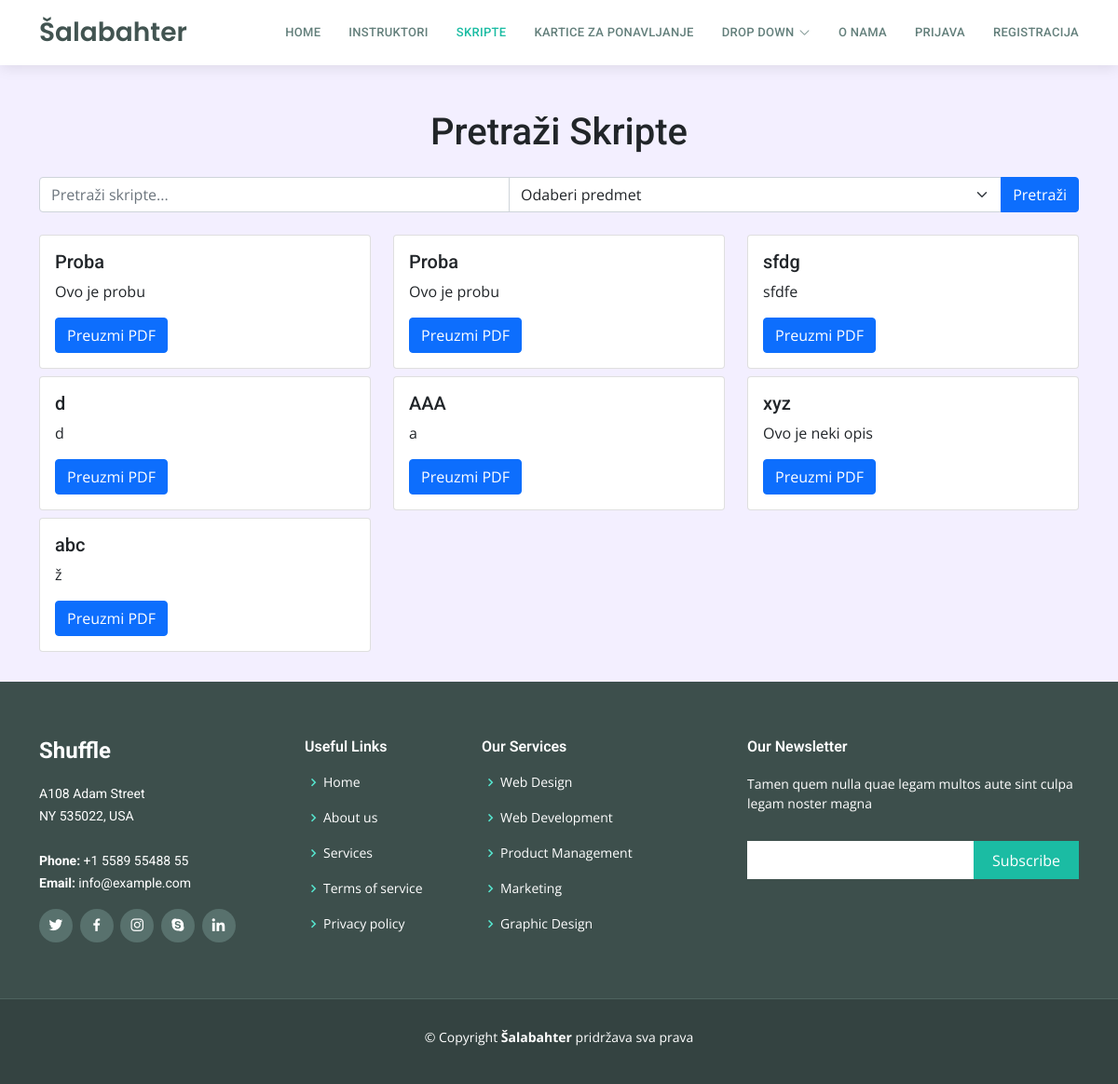
The app's page /skripta.php with its own data.
### tables this page shows
CREATE TABLE `skripte` (
  `skripta_id` int(11) NOT NULL,
  `predmet_id` int(11) NOT NULL,
  `naziv_skripte` varchar(255) NOT NULL,
  `opis_skripte` varchar(255) NOT NULL,
  `broj_preuzimanja` int(11) NOT NULL,
  `datum_kreiranja` date NOT NULL,
  `skripta_putanja` varchar(255) NOT NULL,
  `korisnik_id` int(11) NOT NULL
);

### skripta.php (the view, shortened to what this page needs)
<?php
$con = require "includes/connection/spajanje.php";
$trenutnaStranica = "skripte";
$putanjaDoPocetna ='index.php';
$putanjaDoInstruktora ='instruktori.php';
$pathToLogin="account/login.php";
$pathToRegister="account/register.php";
?>
<!DOCTYPE html>
<html lang="en">
<head>
    <?php include 'assets/css/stiliranje.php'; ?>
</head>
<body>
<?php include 'includes/header.php'; ?>
<div class="container mt-5 mb-4">
    <h1 class="text-center mb-4">Pretraži Skripte</h1>
    <form class="mb-4" method="post" action="">
        <div class="input-group">
            <input type="text" class="form-control" placeholder="Pretraži skripte..." name="searchTerm">
            <select class="form-select" id="selectedSubject" name="selectedSubject">
                <option value="">Odaberi predmet</option>
            </select>
            <button class="btn btn-primary" type="submit">Pretraži</button>
        </div>
    </form>
    <div class="row">
        <?php
        if ($_SERVER["REQUEST_METHOD"] == "POST") {
            $searchTerm = $_POST["searchTerm"];
            $selectedSubject = $_POST["selectedSubject"];
            $sql = "SELECT * FROM skripte";
            if (!empty($searchTerm) && empty($selectedSubject)) {
                $sql .= " WHERE naziv_skripte OR opis_skripte LIKE '%$searchTerm%'";
            } elseif (!empty($searchTerm) && !empty($selectedSubject)) {
                $sql .= " WHERE naziv_skripte opis_skripte LIKE '%$searchTerm%' AND predmet_id = $selectedSubject";
            } elseif (empty($searchTerm) && !empty($selectedSubject)) {
                $sql .= " WHERE predmet_id = $selectedSubject";
            }
            $result = $con->query($sql);
            if ($result->num_rows > 0) {
                while ($row = $result->fetch_assoc()) {
                    echo '
                    <div class="col-md-4">
                        <div class="card mb-2">
                            <div class="card-body ">
                                <h5 class="card-title">' . $row["naziv_skripte"] . '</h5>
                                <p class="card-text">' . $row["opis_skripte"] . '</p>
                                <a href="' . $row["skripta_putanja"] . '" class="btn btn-primary" download>Preuzmi PDF</a>
                            </div>
                        </div>
                    </div>';
                }
            } else {
                echo "<p class='col'>Nema rezultata.</p>";
            }
        } else {
            $sql = "SELECT * FROM skripte LIMIT 10";
            $result = $con->query($sql);
            if ($result->num_rows > 0) {
                while ($row = $result->fetch_assoc()) {
                    echo '
                    <div class="col-md-4">
                        <div class="card mb-2">
                            <div class="card-body ">
                                <h5 class="card-title">' . $row["naziv_skripte"] . '</h5>
                                <p class="card-text">' . $row["opis_skripte"] . '</p>
                                <a href="' . $row["skripta_putanja"] . '" class="btn btn-primary" download>Preuzmi PDF</a>
                            </div>
                        </div>
                    </div>';
                }
            } else {
                echo "<p class='col'>Nema dostupnih skripti.</p>";
            }
        }
        ?>
    </div>
</div>
<?php include 'includes/footer.php'; ?>
</body>
</html>

### assets/css/stiliranje.php (shortened to what this page needs)
<link href="assets/vendor/animate.css/animate.min.css" rel="stylesheet">
<link href="assets/vendor/bootstrap/css/bootstrap.min.css" rel="stylesheet">
<link href="assets/vendor/bootstrap-icons/bootstrap-icons.css" rel="stylesheet">
<link href="assets/vendor/boxicons/css/boxicons.min.css" rel="stylesheet">
<link href="assets/vendor/glightbox/css/glightbox.min.css" rel="stylesheet">
<link href="assets/vendor/swiper/swiper-bundle.min.css" rel="stylesheet">
<link href="assets/css/style.css" rel="stylesheet">

### includes/header.php (shortened to what this page needs)
<header id="header" class="d-flex align-items-center">
   <div class="container d-flex align-items-center justify-content-between">
     <div class="logo">
       <h1 class="text-light"><a href="<?php echo $pathToPocetna?>"><span>Šalabahter</span></a></h1>
     </div>
     <nav id="navbar" class="navbar">
       <ul>
         <li><a class="nav-link scrollto <?php echo $trenutnaStranica == "index" ? 'active' : '' ?>" href="<?php echo $putanjaDoPocetna?>">Home</a></li>
         <li><a class="nav-link scrollto <?php echo $trenutnaStranica == "instruktori" ? 'active' : '' ?>" href="<?php echo $putanjaDoInstruktora?>">Instruktori</a></li>
         <li><a class="nav-link scrollto <?php echo $trenutnaStranica == "skripte" ? 'active' : '' ?>" href="<?php echo $putanjaDoSkripta?>">Skripte</a></li>
         <li><a class="nav-link scrollto <?php echo $trenutnaStranica == "kartice" ? 'active' : '' ?>" href="<?php echo $pathToPocetna?>#portfolio">Kartice za ponavljanje</a></li>
         <li class="dropdown"><a href="#"><span>Drop Down</span> <i class="bi bi-chevron-down"></i></a>
         </li>
         <li><a class="nav-link scrollto <?php echo $trenutnaStranica == "onama" ? 'active' : '' ?>" href="#contact">O nama</a></li>
         <?php if(!isset($_SESSION["user_id"])): ?>
             <a href="<?php echo $pathToLogin ?>" class="nav-link scrollto ml-3" role="button">Prijava</a>
             <a href="<?php echo $pathToRegister ?>" class="nav-link scrollto" role="button">Registracija</a>
     <?php else: ?>
             <a href="<?php echo $pathToRacun ?>" class="nav-link scrollto mr-2 <?php echo $trenutnaStranica == "račun" ? 'active' : '' ?>" role="button">Račun</a>
             <a href="<?php echo $pathToLogout ?>" id="logout" class="nav-link scrollto " role="button">Odjava</a>
     <?php endif; ?>
     </div>
   </header>

### includes/footer.php
<footer id="footer">
    <div class="footer-top">
      <div class="container">
        <div class="row">
          <div class="col-lg-3 col-md-6 footer-info">
            <h3>Shuffle</h3>
            <p>
              A108 Adam Street <br>
              NY 535022, USA<br><br>
              <strong>Phone:</strong> +1 5589 55488 55<br>
              <strong>Email:</strong> info@example.com<br>
            </p>
            <div class="social-links mt-3">
              <a href="#" class="twitter"><i class="bx bxl-twitter"></i></a>
              <a href="#" class="facebook"><i class="bx bxl-facebook"></i></a>
              <a href="#" class="instagram"><i class="bx bxl-instagram"></i></a>
              <a href="#" class="google-plus"><i class="bx bxl-skype"></i></a>
              <a href="#" class="linkedin"><i class="bx bxl-linkedin"></i></a>
            </div>
          </div>
          <div class="col-lg-2 col-md-6 footer-links">
            <h4>Useful Links</h4>
            <ul>
              <li><i class="bx bx-chevron-right"></i> <a href="#">Home</a></li>
              <li><i class="bx bx-chevron-right"></i> <a href="#">About us</a></li>
              <li><i class="bx bx-chevron-right"></i> <a href="#">Services</a></li>
              <li><i class="bx bx-chevron-right"></i> <a href="#">Terms of service</a></li>
              <li><i class="bx bx-chevron-right"></i> <a href="#">Privacy policy</a></li>
            </ul>
          </div>
          <div class="col-lg-3 col-md-6 footer-links">
            <h4>Our Services</h4>
            <ul>
              <li><i class="bx bx-chevron-right"></i> <a href="#">Web Design</a></li>
              <li><i class="bx bx-chevron-right"></i> <a href="#">Web Development</a></li>
              <li><i class="bx bx-chevron-right"></i> <a href="#">Product Management</a></li>
              <li><i class="bx bx-chevron-right"></i> <a href="#">Marketing</a></li>
              <li><i class="bx bx-chevron-right"></i> <a href="#">Graphic Design</a></li>
            </ul>
          </div>
          <div class="col-lg-4 col-md-6 footer-newsletter">
            <h4>Our Newsletter</h4>
            <p>Tamen quem nulla quae legam multos aute sint culpa legam noster magna</p>
            <form action="" method="post">
              <input type="email" name="email"><input type="submit" value="Subscribe">
            </form>
          </div>
        </div>
      </div>
    </div>
    <div class="container">
      <div class="copyright">
        &copy; Copyright <strong><span>Šalabahter</span></strong> pridržava sva prava
      </div>
      <div class="credits">
      </div>
    </div>
  </footer>

### assets/css/style.css (style rules this page uses)
body { font-family: "Open Sans", sans-serif; background-color: #f3efff; }
a { text-decoration: none; color: #1bbca3; }
h1, h2, h3, h4, h5, h6 { font-family: "Roboto", sans-serif; }
#header { height: 70px; z-index: 997; transition: all 0.5s; background: #fff; box-shadow: 0px 2px 15px rgba(0, 0, 0, 0.1); }
#header .logo h1 { font-size: 28px; margin: 0; padding: 10px 0; line-height: 1; font-weight: 400; }
#header .logo h1 a, #header .logo h1 a:hover { color: #425451; text-decoration: none; font-family: "Poppins", sans-serif; font-weight: 600; }
.navbar { padding: 0; }
.navbar ul { margin: 0; padding: 0; display: flex; list-style: none; align-items: center; }
.navbar li { position: relative; }
.navbar a, .navbar a:focus { display: flex; align-items: center; justify-content: space-between; padding: 10px 0 10px 30px; font-family: "Roboto", sans-serif; font-size: 13px; font-weight: 500; color: #637f7b; white-space: nowrap; transition: 0.3s; letter-spacing: 0.3px; text-transform: uppercase; }
.navbar a i, .navbar a:focus i { font-size: 12px; line-height: 0; margin-left: 5px; }
.navbar a:hover, .navbar .active, .navbar .active:focus, .navbar li:hover>a { color: #1bbca3; }
#footer { background: #344341; padding: 0 0 30px 0; color: #fff; font-size: 14px; }
#footer .footer-top { background: #3d4f4c; border-bottom: 1px solid #4d635f; padding: 60px 0 30px 0; }
#footer .footer-top .footer-info { margin-bottom: 30px; }
#footer .footer-top .footer-info h3 { font-size: 24px; margin: 0 0 20px 0; padding: 2px 0 2px 0; line-height: 1; font-weight: 700; }
#footer .footer-top .footer-info p { font-size: 14px; line-height: 24px; margin-bottom: 0; font-family: "Roboto", sans-serif; color: #fff; }
#footer .footer-top .social-links a { font-size: 18px; display: inline-block; background: #58716d; color: #fff; line-height: 1; padding: 8px 0; margin-right: 4px; border-radius: 50%; text-align: center; width: 36px; height: 36px; transition: 0.3s; }
#footer .footer-top h4 { font-size: 16px; font-weight: 600; color: #fff; position: relative; padding-bottom: 12px; }
#footer .footer-top .footer-links { margin-bottom: 30px; }
#footer .footer-top .footer-links ul { list-style: none; padding: 0; margin: 0; }
#footer .footer-top .footer-links ul i { padding-right: 2px; color: #56e7d0; font-size: 18px; line-height: 1; }
#footer .footer-top .footer-links ul li { padding: 10px 0; display: flex; align-items: center; }
#footer .footer-top .footer-links ul li:first-child { padding-top: 0; }
#footer .footer-top .footer-links ul a { color: #fff; transition: 0.3s; display: inline-block; line-height: 1; }
#footer .footer-top .footer-newsletter form { margin-top: 30px; background: #fff; padding: 6px 10px; position: relative; border-radius: 4; }
#footer .footer-top .footer-newsletter form input[type=email] { border: 0; padding: 4px; width: calc(100% - 110px); }
#footer .footer-top .footer-newsletter form input[type=submit] { position: absolute; top: 0; right: 0; bottom: 0; border: 0; background: none; font-size: 16px; padding: 0 20px; background: #1bbca3; color: #fff; transition: 0.3s; border-radius: 4; }
#footer .copyright { text-align: center; padding-top: 30px; }
#footer .credits { padding-top: 10px; text-align: center; font-size: 13px; color: #fff; }

### records on screen
skripte: naziv_skripte "Proba", opis_skripte "Ovo je probu"
skripte: naziv_skripte "Proba", opis_skripte "Ovo je probu"
skripte: naziv_skripte "sfdg", opis_skripte "sfdfe"
skripte: naziv_skripte "d", opis_skripte "d"
skripte: naziv_skripte "AAA", opis_skripte "a"
skripte: naziv_skripte "xyz", opis_skripte "Ovo je neki opis"
skripte: naziv_skripte "abc", opis_skripte "ž"
